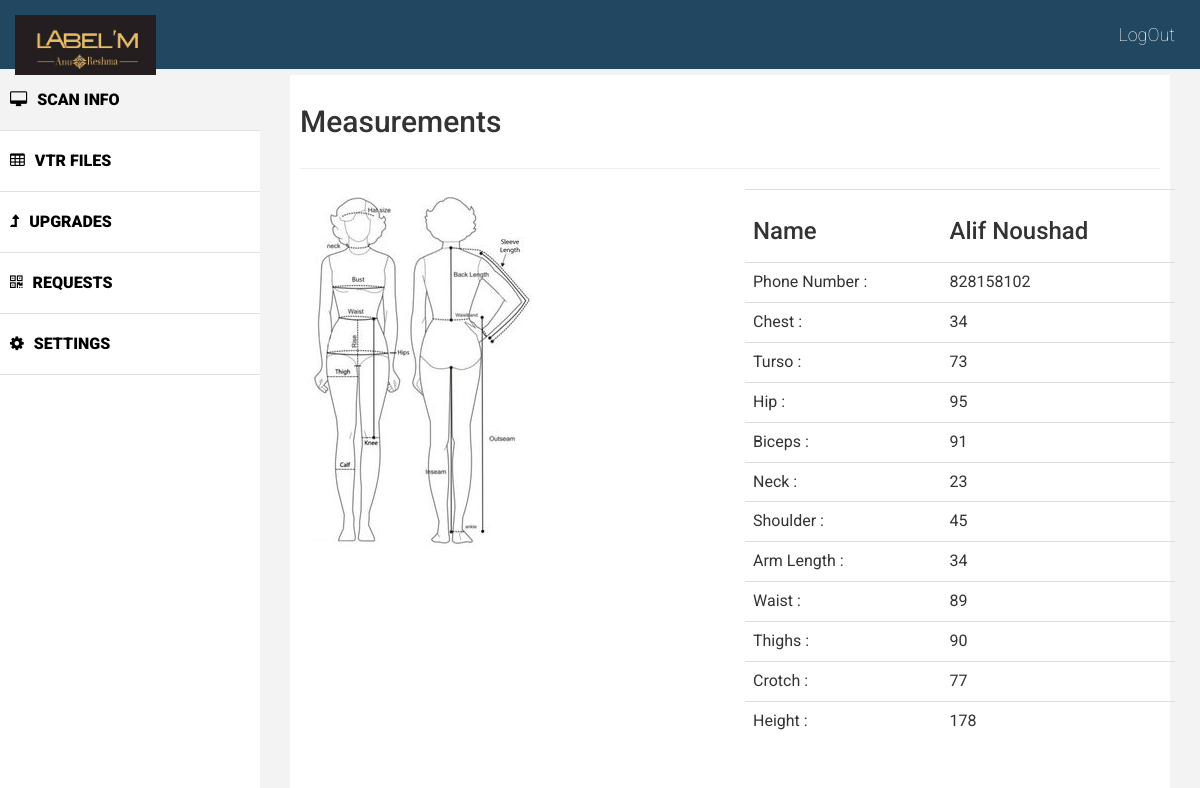
Screenshot of /Details.php?ph=828158102 with the database file from the repository.
### tables this page shows
CREATE TABLE `user_table` (
  `Phone` int(250) UNSIGNED NOT NULL,
  `Password` varchar(50) NOT NULL,
  `UserName` varchar(100) DEFAULT NULL,
  `Gender` varchar(10) NOT NULL
);

CREATE TABLE `measurements` (
  `Phone` int(250) UNSIGNED NOT NULL,
  `Name` varchar(200) NOT NULL,
  `Date` datetime NOT NULL,
  `StoreId` int(200) NOT NULL,
  `Chest` int(11) DEFAULT NULL,
  `Turso` int(11) DEFAULT NULL,
  `Hip` int(11) DEFAULT NULL,
  `biceps` int(11) DEFAULT NULL,
  `Neck` int(250) NOT NULL,
  `Shoulder` int(250) NOT NULL,
  `ArmLength` int(250) NOT NULL,
  `Waist` int(250) NOT NULL,
  `Thighs` int(250) NOT NULL,
  `Crotch` int(250) NOT NULL,
  `Height` int(250) NOT NULL
);

### Details.php (the view, shortened to what this page needs)
<html>
<head>
	<link href="css/bootstrap.css" rel="stylesheet" />
	<link href="css/font-awesome.css" rel="stylesheet" />
	<link href="css/custom.css" rel="stylesheet" />
</head>
</head>
<body>
	<div id="wrapper">
		<div class="navbar navbar-inverse navbar-fixed-top">
			<div class="adjust-nav">
				<div class="navbar-header">
					<a class="navbar-brand" href="#">
						<img src="images/logo.jpg" class="img-responsive" style=" margin:0px; max-height: 60px;max-width: auto;" />
					</a>
				</div>
				<span class="logout-spn" >
					<a href="logout.php" style="color:#fff;">LogOut</a>
				</span>
			</div>
		</div>
		<nav class="navbar-default navbar-side" role="navigation">
			<div class="sidebar-collapse">
				<ul class="nav" id="main-menu">
					<li class="active-link">
						<a href="ShopHome.php" ><i class="fa fa-desktop "></i>SCAN INFO</a>
					</li>
					<li>
						<a href="#"><i class="fa fa-table "></i>VTR FILES </a>
					</li>
					<li>
						<a href="#"><i class="fa fa-level-up "></i>UPGRADES  </a>
					</li>
					<li>
						<a href="#"><i class="fa fa-qrcode "></i>REQUESTS</a>
					</li>
					<li>
						<a href="#"><i class="fa fa-cog"></i>SETTINGS</a>
					</li>
				</ul>
			</div>
		</nav>
		<div id="page-wrapper" >
			<div id="page-inner">
				<div class="row">
					<div class="col-lg-12">
						<h2>Measurements</h2>
					</div>
				</div>
				<hr />
			<div class="row">
					<aside>
						<div class="col-lg-6 col-md-6 col-sm-4 col-xs-4">
							<img src="images/chart.jpg" class="img-responsive" style="min-height: 70%; align-content: left;">
						</div>
				</aside>
				<div class="row">
					<div class="col-lg-6 col-md-6 col-sm-6 col-xs-6">
					<table class="table">
					<tbody>
						<?php
						global $conn;
						$phone = $_GET['ph'] ;
						$quer = "SELECT * FROM measurements INNER JOIN user_table ON measurements.Phone = user_table.Phone and  measurements.Phone ='$phone' ORDER BY Date Desc";
						$result = $conn->prepare($quer);
						$result->execute();
						$row = $result->fetch(PDO::FETCH_ASSOC);
						echo "<tr><td>";
							echo "<h3>Name</h3>";
							echo "</td><td><h3>";
							echo $row['UserName'];
						echo "</h3></td></tr>";
						echo "<tr><td>";
							echo "Phone Number :";
							echo "</td><td>";
							echo $row['Phone'];
						echo "</td></tr>";
						echo "<tr><td>";
							echo "Chest :";
							echo "</td><td>";
							echo $row['Chest'];
						echo "</td></tr>";
						echo "<tr><td>";
							echo "Turso :";
							echo "</td><td>";
							echo $row['Turso'];
						echo "</td></tr>";
						echo "<tr><td>";
							echo "Hip :";
							echo "</td><td>";
							echo $row['Hip'];
						echo "</td></tr>";
						echo "<tr><td>";
							echo "Biceps :";
							echo "</td><td>";
							echo $row['biceps'];
						echo "</td></tr>";
						echo "<tr><td>";
							echo "Neck :";
							echo "</td><td>";
							echo $row['Neck'];
						echo "</td></tr>";
						echo "<tr><td>";
							echo "Shoulder :";
							echo "</td><td>";
							echo $row['Shoulder'];
						echo "</td></tr>";
						echo "<tr><td>";
							echo "Arm Length :";
							echo "</td><td>";
							echo $row['ArmLength'];
						echo "</td></tr>";
						echo "<tr><td>";
							echo "Waist :";
							echo "</td><td>";
							echo $row['Waist'];
						echo "</td></tr>";
						echo "<tr><td>";
							echo "Thighs :";
							echo "</td><td>";
							echo $row['Thighs'];
						echo "</td></tr>";
						echo "<tr><td>";
							echo "Crotch :";
							echo "</td><td>";
							echo $row['Crotch'];
						echo "</td></tr>";
						echo "<tr><td>";
							echo "Height :";
							echo "</td><td>";
							echo $row['Height'];
						echo "</td></tr>";
						?>
						</tbody>
						</table>
					</div>
				</div>
</div>
			</div>
		</div>
	</div>
</body>
</html>

### css/custom.css (style rules this page uses)
body { font-family: 'Roboto', sans-serif; line-height:30px; }
#wrapper { width: 100%; margin-top:50px; }
#page-wrapper { padding: 15px 15px; min-height: 100px; background:#F3F3F3; }
#page-inner { width:100%; margin:10px 20px 10px 0px; background-color:#fff!important; padding:10px; min-height:1050px; }
.sidebar-collapse .nav { padding:0; padding-top:20px; }
.sidebar-collapse > .nav > li > a { padding:15px 10px; color: #000; font-weight: 900; font-size: 16px; }
.sidebar-collapse > .nav > li { border-bottom:1px solid #e1e1e1; }
.navbar-side { border:none; background-color: #fff; }
.navbar-inverse { background-color: #214761; border-color: #F0F0F0; min-height: 70px; }
.nav > li > a > i { margin-right:10px; }
.logout-spn { float:right; color:#fff; font-size:18px; font-weight:100; margin:90px; margin: 20px 25px 10px 25px; }
.logout-spn a { text-decoration:none; }
.active-link { background-color:#f3f3f3; }
@media (min-width:768px) { #page-wrapper { margin: 0 0 0 260px; padding: 15px 30px; min-height: 1050px; } }
@media (min-width:768px) { .navbar-side { z-index: 1; position: absolute; width: 260px; } }

### rows the page displays
user_table: UserName "Alif Noushad", Phone "828158102"
measurements: Chest "34", Turso "73", Hip "95", biceps "91", Neck "23", Shoulder "45", ArmLength "34", Waist "89", Thighs "90", Crotch "77", Height "178"
